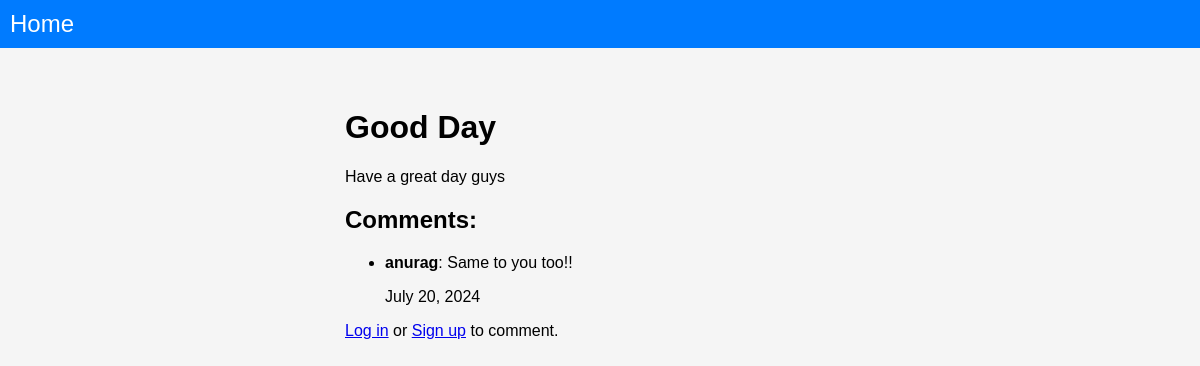
Page /posts/2/ on the committed database.
### blog/models.py (models this page shows, shortened)
class Post(models.Model):
    title = models.CharField(max_length=200)
    content = models.TextField()
    author = models.ForeignKey(User, on_delete=models.CASCADE)
    created_at = models.DateTimeField(auto_now_add=True)

class Comment(models.Model):
    post = models.ForeignKey(Post, related_name='comments', on_delete=models.CASCADE)
    text = models.TextField()
    author = models.ForeignKey(User, on_delete=models.CASCADE)
    created_at = models.DateTimeField(auto_now_add=True)

### blog/views.py (the view)
# urls.py: path('posts/<int:post_id>/', post_detail, name='post-detail'),
def post_detail(request, post_id):
    post = get_object_or_404(Post, id=post_id)
    comments = Comment.objects.filter(post=post).order_by('-created_at')
    return render(request, 'blog/post_detail.html', {'post': post, 'comments': comments})

### blog/templates/blog/post_detail.html (shortened to what this page needs)
{% extends 'blog/base.html' %}
{% block content %}
<div class="container">
    <div class="post-box">
        <h1 class="post-title">{{ post.title }}</h1>
        <p class="post-content">{{ post.content }}</p>
        <div class="post-comments">
            <h2>Comments:</h2>
            <ul>
                {% for comment in comments %}
                <li class="comment-item">
                    <p><strong>{{ comment.author.username }}</strong>: {{ comment.text }}</p>
                    <p class="comment-date">{{ comment.created_at|date:"F j, Y" }}</p>
                </li>
                {% empty %}
                <li>No comments yet.</li>
                {% endfor %}
            </ul>
            {% if user.is_authenticated %}
            <form action="{% url 'add_comment' post.id %}" method="post" class="comment-form">
                {% csrf_token %}
                <textarea name="text" placeholder="Add a comment" rows="3" required></textarea>
                <button type="submit">Submit</button>
            </form>
            {% else %}
            <p><a href="{% url 'login' %}">Log in</a> or <a href="{% url 'signup' %}">Sign up</a> to comment.</p>
            {% endif %}
        </div>
    </div>
</div>
{% endblock %}

### blog/templates/blog/base.html (style rules this page uses)
body { font-family: Arial, sans-serif; margin: 0; padding: 0; background-color: #f5f5f5; }
.container { display: flex; padding: 20px; max-width: 1200px; margin: 0 auto; }

### rows in the picture
Post: title "Good Day", content "Have a great day guys"
Comment: author.username "anurag", text "Same to you too!!", created_at "July 20, 2024"
